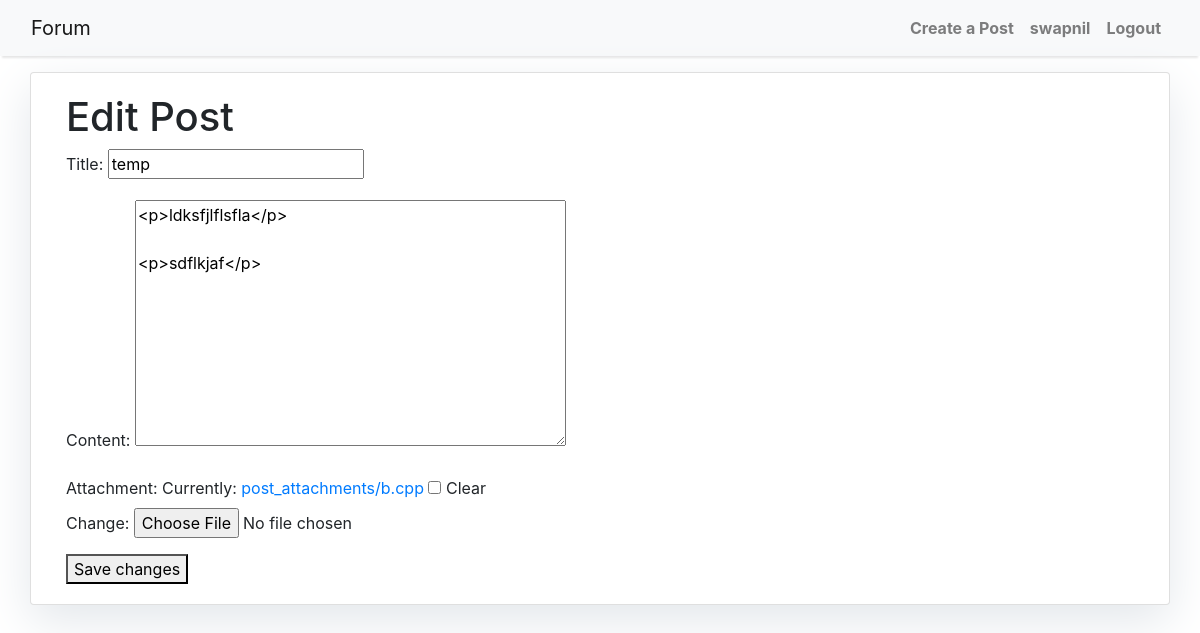
/edit/temp/ (signed in), run on the app's committed database.
### app/models.py (models this page shows, shortened)
class CustomUser(AbstractUser):
    date_of_birth = models.DateField(null=True, blank=True)
    profile_picture = models.ImageField(upload_to='profile_pics/', null=True, blank=True)

class Post(models.Model):
    title = models.CharField(max_length=200)
    slug = models.SlugField(max_length=200, unique=True)
    author = models.ForeignKey(
        CustomUser, on_delete=models.CASCADE, related_name="post_author"
    )
    updated_on = models.DateTimeField(auto_now=True)
    content = RichTextField()
    attachment = models.FileField(upload_to='post_attachments/', null=True, blank=True)
    created_on = models.DateTimeField(auto_now_add=True)
    class Meta:
        ordering = ["-created_on"]

### app/views.py (the view)
# urls.py: path('edit/<slug:slug>/', views.edit_post, name='edit_post'),
def edit_post(request, slug):
    post = get_object_or_404(Post, slug=slug)
    user_authenticated = request.user.is_authenticated
    username = request.user.username
    if request.method == "POST":
        form = PostForm(request.POST, request.FILES ,instance=post)
        if form.is_valid():
            form.save()
            return redirect('post_detail', slug=slug)
    else:
        form = PostForm(instance=post)
    return render(
        request,
        'edit_post.html',
        {
            'form': form,
            'post': post,
            'user_authenticated': user_authenticated,
            'username':username,
        }
    )

### app/forms.py
class PostForm(forms.ModelForm):
    content = RichTextField(config_name='awesome_ckeditor')
    class Meta:
        model = Post
        fields = ['title', 'content','attachment']

### app/templates/edit_post.html (shortened to what this page needs)
{% extends 'base.html' %}
{% block content %}
<div class="container">
    <div class="row">
        <div class="col-md-12 card mb-4  mt-3 left  top">
            <div class="card-body">
                    {% if user_authenticated and post.author == request.user %}
                    <h1>Edit Post</h1>
                    <form method="post" enctype="multipart/form-data">
                        {{ form.as_p }}
                        <button type="submit">Save changes</button>
                    </form>
                    {% else %}
                    <h2>You are not the author of the Post</h2>
                    <p class="card-title">Please <a href="{% url 'login_user' %}">Login</a> with correct user</p>
                    {% endif %}
                </div>
            </div>
        </div>
    </div>
{% endblock %}

### app/templates/base.html (shortened to what this page needs)
{% load static %}
<!DOCTYPE html>
<html>
    <head>
        <link rel="stylesheet" href="{% static 'css/base.css' %}">
        <link rel="stylesheet" href="https://maxcdn.bootstrapcdn.com/bootstrap/4.0.0/css/bootstrap.min.css"
 />
    </head>
    <body>
        <nav class="navbar navbar-expand-lg navbar-light bg-light shadow" id="mainNav">
            <div class="container-fluid">
                <a class="navbar-brand" href="{% url 'home' %}">Forum</a>
                <div class="collapse navbar-collapse" id="navbarResponsive">
                    <ul class="navbar-nav ml-auto ">
                        {% if user_authenticated %}
                        <li class="nav-item text-black text-center">
                            <a class="nav-link text-black font-weight-bold" href="{% url 'create_post' %}">Create a
                                Post</a>
                        </li>
                        <li class="nav-item text-black text-center">
                            <a class="nav-link text-black font-weight-bold" href="#">{{ user.username }}</a>
                        </li>
                        <li class="nav-item text-black text-center">
                            <a class="nav-link text-black font-weight-bold" href="{% url 'logout' %}">Logout</a>
                        </li>
                        {% endif %}
                    </ul>
                </div>
            </div>
        </nav>
    {% block content %}{% endblock content %}
</body>
</html>

### app/static/base.css (style rules this page uses)
body { font-family: "Roboto", sans-serif; font-size: 17px; background-color: #fdfdfd; }
.shadow { box-shadow: 0 4px 2px -2px rgba(0, 0, 0, 0.1); }
.card { box-shadow: 0 16px 48px #E3E7EB; }

### data on the page
CustomUser: username "swapnil"
Post: title "temp", content "<p>ldksfjlflsfla</p> <p>sdflkjaf</p>"
